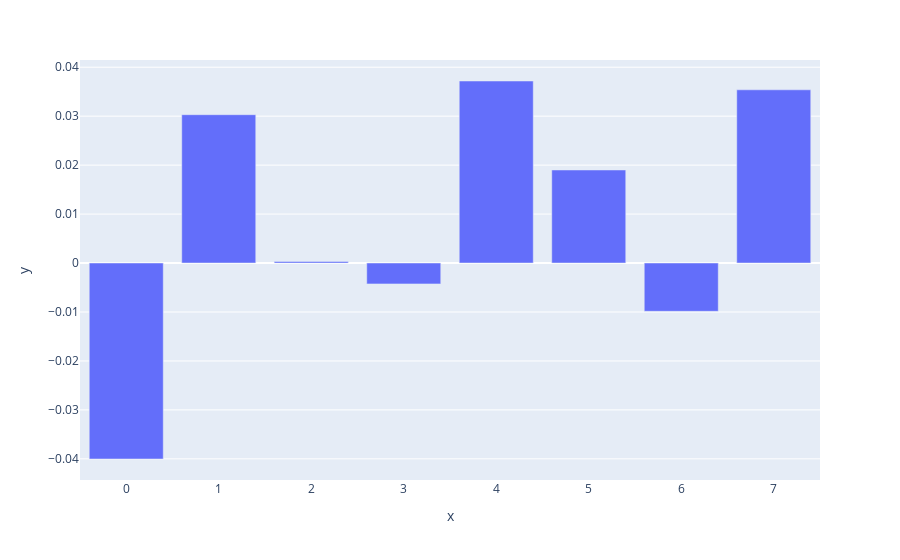

Here is the notebook cell this chart was saved with:
### Code cell
px.bar(coef_sig, x=range(len(coef_sig)), y=coef_sig)

### Figure 1 — Plotly figure (JSON) as saved in the notebook; plotly's stock layout.template omitted (floating-point values rounded to 4 significant figures)
{"data": [{"alignmentgroup": "True", "hovertemplate": "x=%{x}<br>y=%{y}<extra></extra>", "legendgroup": "", "marker": {"color": "#636efa"}, "name": "", "offsetgroup": "", "orientation": "v", "showlegend": false, "textposition": "auto", "type": "bar", "x": [0, 1, 2, 3, 4, 5, 6, 7], "xaxis": "x", "y": [-0.04003, 0.0303, 0.000313, -0.004266, 0.03719, 0.01901, -0.00986, 0.03539], "yaxis": "y"}], "layout": {"barmode": "relative", "legend": {"tracegroupgap": 0}, "margin": {"t": 60}, "xaxis": {"anchor": "y", "domain": [0, 1], "title": {"text": "x"}}, "yaxis": {"anchor": "x", "domain": [0, 1], "title": {"text": "y"}}}}
